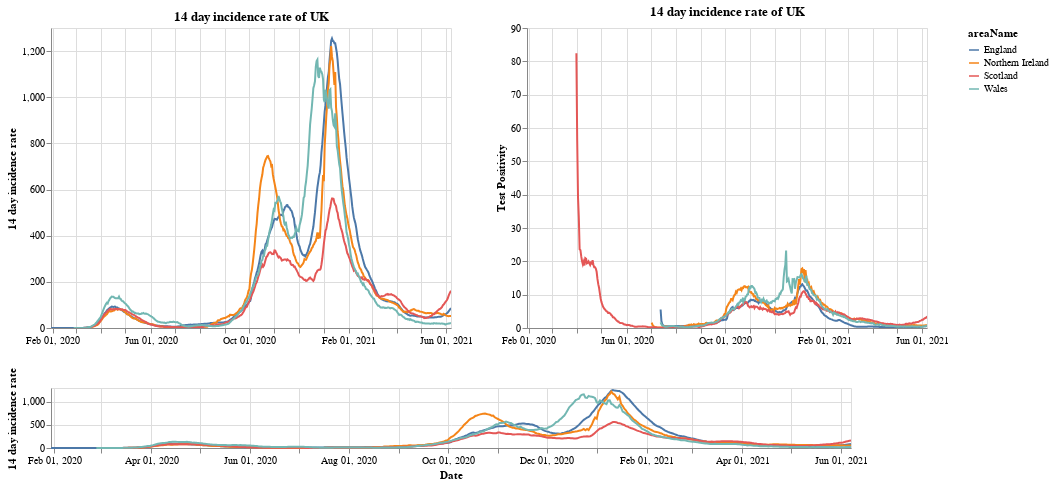

Here is the notebook cell this chart was saved with:
### Markdown cell above
# Plots

First a plot with each country in the UK. The top right shows the positivity rate for (which is the percentage of registered tests which were positive) while the top left is the 14 day incidence rate. The bottom chart can be used to select the timeframe (does not work on a mobile device).

### Code cell
#collapse
brush = alt.selection(type='interval', name='DateBrush',encodings=['x'],fields=['Time'])
leg_selection = alt.selection_multi(fields=['areaName'], bind='legend')

base = alt.Chart(uk_cases).mark_line().encode(
    x=alt.X("yearmonthdate(date):T", axis=alt.Axis(title='Date')),
    y=alt.Y("twoWeeklyCasesRate:Q", axis=alt.Axis(title='14 day incidence rate')),
    tooltip=['areaName', 'date','twoWeeklyCasesRate', 'testPositivity'],
    color='areaName',
    opacity=alt.condition(leg_selection, alt.value(2), alt.value(0.1))
).add_selection(leg_selection).properties(width=400)

upper = base.encode(alt.X('yearmonthdate(date):T', axis=alt.Axis(title=''),
                         scale=alt.Scale(domain=brush))
                   ).properties(title=f'14 day incidence rate of UK')
upper_right = upper.encode(alt.Y('testPositivity:Q', axis=alt.Axis(title='Test Positivity')))
lower = base.properties(height=60, width = 800).add_selection(brush)

(upper | upper_right) & lower

### Figure 1 — Vega-Lite specification as saved in the notebook (floating-point values rounded to 4 significant figures; data arrays with more than 128 entries replaced by an {"elided": "..."} marker saying what was removed)
{"config": {"view": {"continuousWidth": 400, "continuousHeight": 300}}, "vconcat": [{"hconcat": [{"mark": "line", "encoding": {"color": {"type": "nominal", "field": "areaName"}, "opacity": {"condition": {"value": 2, "selection": "selector001"}, "value": 0.1}, "tooltip": [{"type": "nominal", "field": "areaName"}, {"type": "temporal", "field": "date"}, {"type": "quantitative", "field": "twoWeeklyCasesRate"}, {"type": "quantitative", "field": "testPositivity"}], "x": {"type": "temporal", "axis": {"title": ""}, "field": "date", "scale": {"domain": {"selection": "DateBrush"}}, "timeUnit": "yearmonthdate"}, "y": {"type": "quantitative", "axis": {"title": "14 day incidence rate"}, "field": "twoWeeklyCasesRate"}}, "selection": {"selector001": {"type": "multi", "fields": ["areaName"], "bind": "legend"}}, "title": "14 day incidence rate of UK", "width": 400}, {"mark": "line", "encoding": {"color": {"type": "nominal", "field": "areaName"}, "opacity": {"condition": {"value": 2, "selection": "selector001"}, "value": 0.1}, "tooltip": [{"type": "nominal", "field": "areaName"}, {"type": "temporal", "field": "date"}, {"type": "quantitative", "field": "twoWeeklyCasesRate"}, {"type": "quantitative", "field": "testPositivity"}], "x": {"type": "temporal", "axis": {"title": ""}, "field": "date", "scale": {"domain": {"selection": "DateBrush"}}, "timeUnit": "yearmonthdate"}, "y": {"type": "quantitative", "axis": {"title": "Test Positivity"}, "field": "testPositivity"}}, "selection": {"selector001": {"type": "multi", "fields": ["areaName"], "bind": "legend"}}, "title": "14 day incidence rate of UK", "width": 400}]}, {"mark": "line", "encoding": {"color": {"type": "nominal", "field": "areaName"}, "opacity": {"condition": {"value": 2, "selection": "selector001"}, "value": 0.1}, "tooltip": [{"type": "nominal", "field": "areaName"}, {"type": "temporal", "field": "date"}, {"type": "quantitative", "field": "twoWeeklyCasesRate"}, {"type": "quantitative", "field": "testPositivity"}], "x": {"type": "temporal", "axis": {"title": "Date"}, "field": "date", "timeUnit": "yearmonthdate"}, "y": {"type": "quantitative", "axis": {"title": "14 day incidence rate"}, "field": "twoWeeklyCasesRate"}}, "height": 60, "selection": {"selector001": {"type": "multi", "fields": ["areaName"], "bind": "legend"}, "DateBrush": {"type": "interval", "encodings": ["x"], "fields": ["Time"]}}, "width": 800}], "data": {"name": "data-ac14797cb7458a25c40d1cf95095a079"}, "$schema": "https://vega.github.io/schema/vega-lite/v4.8.1.json", "datasets": {"data-ac14797cb7458a25c40d1cf95095a079": {"elided": "1888 records"}}}
